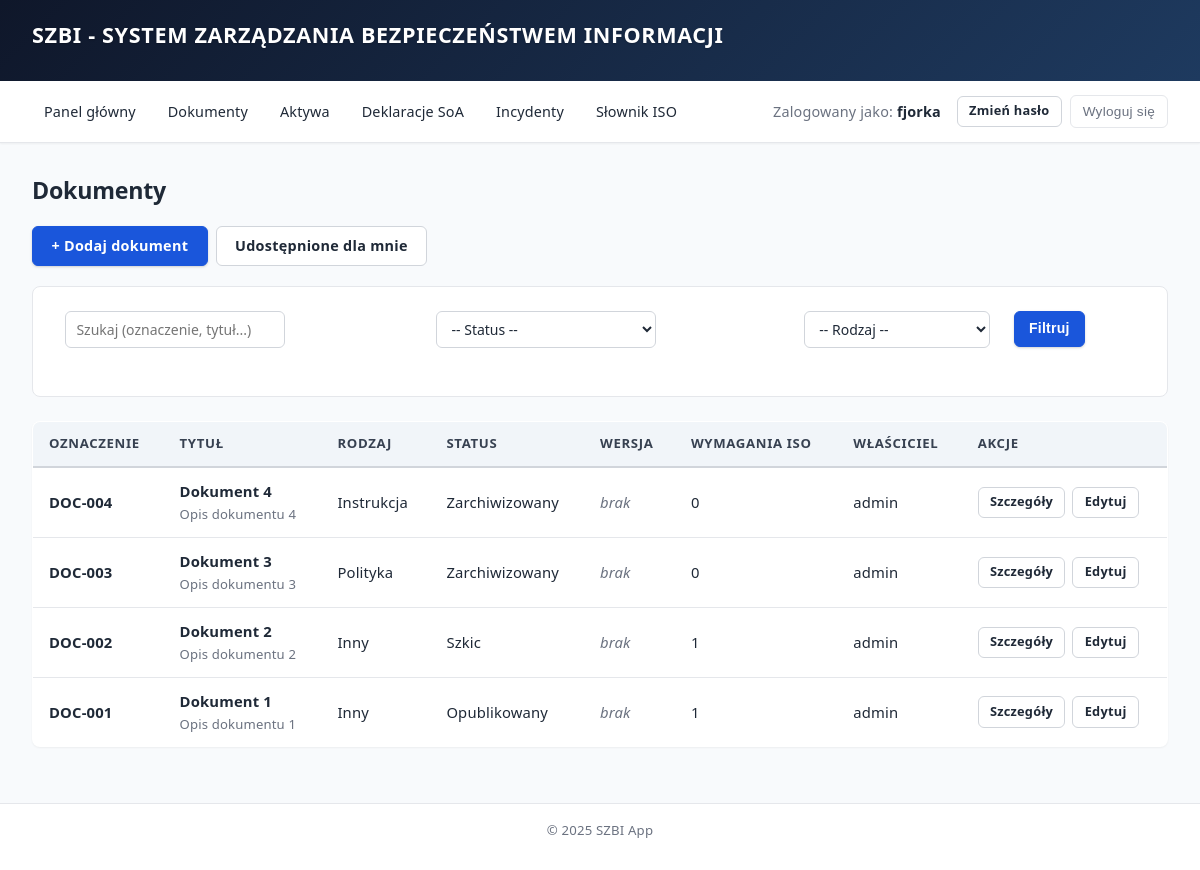
Page /documents/ (signed in) on the committed database.
### documents/models.py (models this page shows, shortened)
class Document(models.Model):
    STATUS = [
        ('draft', 'Szkic'),
        ('review', 'W przeglądzie'),
        ('approval', 'Oczekuje na zatwierdzenie'),
        ('published', 'Opublikowany'),
        ('archived', 'Zarchiwizowany'),
    ]
    DOCUMENT_TYPE_CHOICES = [
        ('policy', 'Polityka'),
        ('procedure', 'Procedura'),
        ('instruction', 'Instrukcja'),
        ('regulation', 'Regulamin'),
        ('plan', 'Plan'),
        ('report', 'Raport'),
        ('record', 'Zapis'),
        ('other', 'Inny'),
    ]
    WORKFLOW_TRANSITIONS = {
        'draft': ['review'],
        'review': ['draft', 'approval'],
        'approval': ['review', 'published'],
        'published': ['archived'],
        'archived': ['draft'],
    }
    designation = models.CharField(
        max_length=50,
        unique=True,
        verbose_name="Oznaczenie",
        help_text="Unikalne oznaczenie dokumentu, np. POL-001, PROC-003"
    )
    title = models.CharField(max_length=255, verbose_name="Tytuł")
    document_type = models.CharField(
        max_length=20,
        choices=DOCUMENT_TYPE_CHOICES,
        default='other',
        verbose_name="Rodzaj dokumentu"
    )
    description = models.TextField(blank=True, verbose_name="Opis")
    owner = models.ForeignKey(
        User,
        on_delete=models.PROTECT,
        verbose_name="Właściciel"
    )
    status = models.CharField(
        max_length=20,
        choices=STATUS,
        default='draft',
        verbose_name="Status"
    )
    created_at = models.DateTimeField(auto_now_add=True, verbose_name="Data utworzenia")
    updated_at = models.DateTimeField(auto_now=True, verbose_name="Data modyfikacji")
    class Meta:
        verbose_name = "Dokument"
        verbose_name_plural = "Dokumenty"
        ordering = ['-updated_at']
    def get_iso_requirements_count(self):
        return self.iso_mappings.count()
    def get_current_version(self):
        return self.versions.filter(is_current=True).first()

### documents/views.py (the view)
# urls.py: path('', DocumentListView.as_view(), name='list'),
class DocumentListView(SZBIPermissionRequiredMixin, ListView):
    model = Document
    template_name = "documents/document_list.html"
    szbi_permission_required = DOCS_VIEW_PERMISSIONS
    def get_queryset(self):
        qs = Document.objects.prefetch_related('iso_mappings', 'versions').all()
        status = self.request.GET.get('status')
        doc_type = self.request.GET.get('type')
        search = self.request.GET.get('q')
        if status:
            qs = qs.filter(status=status)
        if doc_type:
            qs = qs.filter(document_type=doc_type)
        if search:
            qs = qs.filter(
                Q(title__icontains=search) |
                Q(designation__icontains=search) |
                Q(description__icontains=search)
            )
        return qs
    def get_context_data(self, **kwargs):
        context = super().get_context_data(**kwargs)
        context['status_choices'] = Document.STATUS
        context['type_choices'] = Document.DOCUMENT_TYPE_CHOICES
        context['current_status'] = self.request.GET.get('status', '')
        context['current_type'] = self.request.GET.get('type', '')
        context['current_search'] = self.request.GET.get('q', '')
        return context

### core/mixins.py (called while the page is built)
def get_employee_from_user(user):
    if not user.is_authenticated:
        return None
    try:
        return user.employee
    except AttributeError:
        return None

    def dispatch(self, request, *args, **kwargs):
        if not request.user.is_authenticated:
            return self.handle_no_permission()
        if not self.has_szbi_permission():
            return redirect('core:dashboard_access_denied')
        return super().dispatch(request, *args, **kwargs)

    def has_szbi_permission(self):
        if self.szbi_permission_required is None:
            return True
        if self.request.user.is_superuser:
            return True
        employee = get_employee_from_user(self.request.user)
        if not employee:
            return False
        if isinstance(self.szbi_permission_required, (list, tuple)):
            return employee.has_any_permission(self.szbi_permission_required)
        return employee.has_permission(self.szbi_permission_required)

### core/models.py (called while the page is built)
    def get_permissions(self):
        permissions = set()
        for position in self.positions.all():
            for pa in position.permission_assignments.all():
                for perm in pa.permission_group.permissions.all():
                    permissions.add(perm)
        if self.department:
            for da in self.department.permission_assignments.all():
                for perm in da.permission_group.permissions.all():
                    permissions.add(perm)
        for epg in self.permission_group_assignments.all():
            for perm in epg.permission_group.permissions.all():
                permissions.add(perm)
        return permissions

    def has_any_permission(self, permission_names):
        permissions = self.get_permissions()
        perm_names = {p.name for p in permissions}
        return bool(perm_names & set(permission_names))

### templates/documents/document_list.html (shortened to what this page needs)
{% extends "base.html" %}
{% block content %}
<h2>Dokumenty</h2>
<p class="actions">
    <a href="{% url 'documents:create' %}" class="btn">+ Dodaj dokument</a>
    <a href="{% url 'documents:shared_with_me' %}" class="btn btn-outline">Udostępnione dla mnie</a>
</p>
<form method="get" class="filter-form">
    <table>
        <tr>
            <td>
                <input type="text" name="q" value="{{ current_search }}" placeholder="Szukaj (oznaczenie, tytuł...)">
            </td>
            <td>
                <select name="status">
                    <option value="">-- Status --</option>
                </select>
            </td>
            <td>
                <select name="type">
                    <option value="">-- Rodzaj --</option>
                </select>
            </td>
            <td>
                <button type="submit">Filtruj</button>
            </td>
        </tr>
    </table>
</form>
{% if object_list %}
<table>
    <thead>
        <tr>
            <th>Oznaczenie</th>
            <th>Tytuł</th>
            <th>Rodzaj</th>
            <th>Status</th>
            <th>Wersja</th>
            <th>Wymagania ISO</th>
            <th>Właściciel</th>
            <th>Akcje</th>
        </tr>
    </thead>
    <tbody>
        {% for doc in object_list %}
        <tr>
            <td><strong>{{ doc.designation }}</strong></td>
            <td>
                <a href="{% url 'documents:detail' doc.pk %}"><strong>{{ doc.title }}</strong></a>
                {% if doc.description %}
                <br><small>{{ doc.description|truncatewords:15 }}</small>
                {% endif %}
            </td>
            <td>{{ doc.get_document_type_display }}</td>
            <td>{{ doc.get_status_display }}</td>
            <td>
                {% with current=doc.get_current_version %}
                    {% if current %}
                        v{{ current.version_number }}
                    {% else %}
                        <em>brak</em>
                    {% endif %}
                {% endwith %}
            </td>
            <td>{{ doc.get_iso_requirements_count }}</td>
            <td>{{ doc.owner.username }}</td>
            <td>
                <a href="{% url 'documents:detail' doc.pk %}" class="btn btn-outline btn-sm">Szczegóły</a>
                <a href="{% url 'documents:update' doc.pk %}" class="btn btn-outline btn-sm">Edytuj</a>
            </td>
        </tr>
        {% endfor %}
    </tbody>
</table>
{% else %}
<p><em>Brak dokumentów spełniających kryteria.</em></p>
{% endif %}
{% endblock %}

### templates/base.html (shortened to what this page needs)
{% load static %}
<!DOCTYPE html>
<html lang="pl">
<head>
    <link rel="stylesheet" href="{% static 'css/style.css' %}">
</head>
<body>
    <header>
        <h1>SZBI - System Zarządzania Bezpieczeństwem Informacji</h1>
    </header>
    <nav>
        {% if user.is_authenticated %}
            <a href="{% url 'core:dashboard' %}">Panel główny</a>
            <a href="/documents/">Dokumenty</a>
            <a href="/aktywa/">Aktywa</a>
            <a href="/deklaracje/">Deklaracje SoA</a>
            <a href="/incydenty/">Incydenty</a>
            <a href="/slownik/">Słownik ISO</a>
            <span>Zalogowany jako: <strong>{{ user.username }}</strong></span>
            <a href="{% url 'core:password_change' %}" class="btn btn-sm btn-outline" style="margin-left: 0.5rem;">Zmień hasło</a>
            <form method="post" action="{% url 'logout' %}">
                <button type="submit">Wyloguj się</button>
            </form>
        {% else %}
            <a href="{% url 'login' %}">Zaloguj się</a>
        {% endif %}
    </nav>
    <main>
        {% block content %}
        {% endblock %}
    </main>
    <footer>
        <p>&copy; 2025 SZBI App</p>
    </footer>
</body>
</html>

### rows in the picture
Document: designation "DOC-004", title "Dokument 4", description "Opis dokumentu 4", document_type "Instrukcja", status "Zarchiwizowany", get_iso_requirements_count "0", owner.username "admin"
Document: designation "DOC-003", title "Dokument 3", description "Opis dokumentu 3", document_type "Polityka", status "Zarchiwizowany", get_iso_requirements_count "0", owner.username "admin"
Document: designation "DOC-002", title "Dokument 2", description "Opis dokumentu 2", document_type "Inny", status "Szkic", get_iso_requirements_count "1", owner.username "admin"
Document: designation "DOC-001", title "Dokument 1", description "Opis dokumentu 1", document_type "Inny", status "Opublikowany", get_iso_requirements_count "1", owner.username "admin"

### other values in the picture
{{ user.username }} "fjorka"
